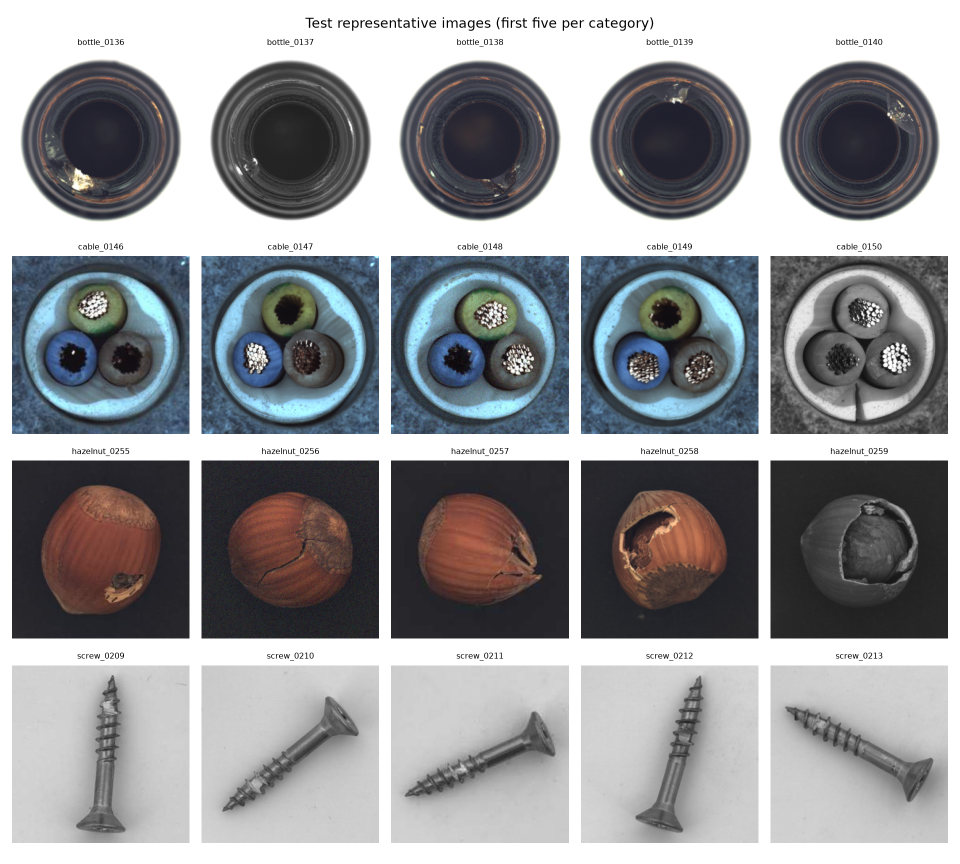
#> input picture defect-vision-industrial-defect-detection-challenge/artifacts/audit/plots/test_montage.png, 1920 x 1728 px, given in place of bottle_0001.png, which was not available (shown at 1/2 size)
$ python final_inference.py
#> lines starting #> are read from the running program, lines starting #| are printed output that depends on the picture; pictures that were not available may be replaced by others from this repository, and a replacement may not be noted
#> (reads defect-vision-industrial-defect-detection-challenge/train.csv from the repository)
#> (reads defect-vision-industrial-defect-detection-challenge/test.csv from the repository)
#> (reads defect-vision-industrial-defect-detection-challenge/reports/candidate_selection.csv from the repository)
### defect-vision-industrial-defect-detection-challenge/src/data_loader.py
"""Robust metadata-driven image loading and preprocessing for DefectVision."""

from __future__ import annotations

from dataclasses import dataclass
from pathlib import Path
from typing import Literal

import numpy as np
import pandas as pd
from PIL import Image, ImageOps


ResizeMode = Literal["letterbox", "center_crop", "stretch"]


@dataclass(frozen=True)
class DataConfig:
    """Explicit, serializable preprocessing settings.

    ``letterbox`` is the Phase 1 default because it retains the complete object
    and avoids discarding potential defects at an edge.  Other modes are made
    explicit for controlled Phase 2 experiments.
    """

    image_size: int = 256
    resize_mode: ResizeMode = "letterbox"
    interpolation: str = "bilinear"
    pad_value: int = 0
    normalize: bool = True
    mean: tuple[float, float, float] = (0.485, 0.456, 0.406)
    std: tuple[float, float, float] = (0.229, 0.224, 0.225)


_INTERPOLATION = {
    "nearest": Image.Resampling.NEAREST,
    "bilinear": Image.Resampling.BILINEAR,
    "bicubic": Image.Resampling.BICUBIC,
    "lanczos": Image.Resampling.LANCZOS,
}


def resolve_image_path(data_root: Path, relative_path: str) -> Path:
    """Resolve a metadata path below ``clips`` without assuming filename IDs."""
    path = (data_root / "clips" / relative_path).resolve()
    clips_root = (data_root / "clips").resolve()
    if clips_root not in path.parents:
        raise ValueError(f"Path escapes clips directory: {relative_path!r}")
    return path


def load_pil_image(path: Path) -> Image.Image:
    """Decode an image, apply EXIF orientation, and return canonical RGB pixels."""
    try:
        with Image.open(path) as source:
#> source is the input picture: PIL image 1920x1728 RGBA; mean R, G, B, A 149.7, 150.6, 153.2, 255
            source.load()  # Surface corruption before returning a copied object.
            return ImageOps.exif_transpose(source).convert("RGB")
    except Exception as exc:  # Keep source filename visible to callers and logs.
        raise RuntimeError(f"Unable to decode image: {path}") from exc


# [33 lines left out: function preprocess_image, not called in this run]


class MetadataImageDataset:
    """Small dependency-free dataset facade that preserves metadata row order."""

    # [10 lines left out: function __init__, not called in this run]

    def __len__(self) -> int:
        return len(self.frame)

    # [11 lines left out: function __getitem__, not called in this run]

### defect-vision-industrial-defect-detection-challenge/src/phase3_benchmark.py
"""Leakage-safe local model portfolio for DefectVision normal-only training.

All synthetic metrics produced here are proxy metrics.  No test labels are
loaded or inferred, and the output is deliberately not a Kaggle submission.
"""

from __future__ import annotations

import argparse
import json
import time
from dataclasses import asdict, dataclass
from datetime import datetime, timezone
from pathlib import Path
from typing import Any

import matplotlib

matplotlib.use("Agg")
import matplotlib.pyplot as plt
import numpy as np
import pandas as pd
import yaml

from src.data_loader import load_pil_image, resolve_image_path
from src.phase2_baseline import add_synthetic_defect, best_f1_threshold, luminance, mean_top_fraction


@dataclass(frozen=True)
class BenchmarkConfig:
    seed: int = 20261019
    folds: int = 3
    image_size: int = 64
    reconstruction_size: int = 32
    tail_fraction: float = 0.01
    patch_size: int = 8
    patch_stride: int = 8
    patch_tail_fraction: float = 0.10
    patch_memory_size: int = 512
    pca_components: int = 24
    target_normal_fpr: float = 0.05
    synthetic_variants: tuple[str, ...] = ("cutout", "scratch", "texture_patch")
    methods: tuple[str, ...] = ("pixel_knn", "global_density", "patch_memory", "pca_reconstruction")


def load_config(path: Path) -> BenchmarkConfig:
    raw = yaml.safe_load(path.read_text(encoding="utf-8")) or {}
    defaults = asdict(BenchmarkConfig())
    defaults.update(raw)
    defaults["synthetic_variants"] = tuple(defaults["synthetic_variants"])
    defaults["methods"] = tuple(defaults["methods"])
    return BenchmarkConfig(**defaults)


def load_image(data_root: Path, relative_path: str, size: int) -> np.ndarray:
    image = load_pil_image(resolve_image_path(data_root, relative_path))
    return np.asarray(image.resize((size, size)), dtype=np.float32) / 255.0
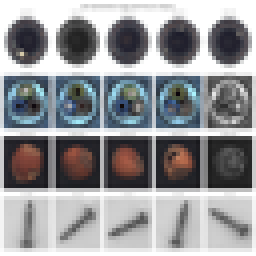
#> returned value: shape (64, 64, 3) float32 (shown 4 times larger); mean of channels 0, 1, 2 0.585, 0.589, 0.599; drawn as R, G, B


# [36 lines left out: functions global_features, patch_features, not called in this run]


class Detector:
    name = "base"

    def fit(self, images: np.ndarray) -> "Detector":
        raise NotImplementedError

    def score(self, images: np.ndarray) -> np.ndarray:
        raise NotImplementedError

    def save(self, path: Path) -> None:
        raise NotImplementedError


class PixelKNN(Detector):
    name = "pixel_knn"

    # [16 lines left out: functions __init__, fit, score, not called in this run]

    def save(self, path: Path) -> None:
        assert self.reference is not None
        np.savez_compressed(path, name=self.name, tail_fraction=self.tail_fraction, reference=self.reference)


class GlobalDensity(Detector):
    name = "global_density"

    # [20 lines left out: functions __init__, fit, score, not called in this run]

    def save(self, path: Path) -> None:
        assert self.mean is not None and self.std is not None and self.precision is not None
        np.savez_compressed(path, name=self.name, shrinkage=self.shrinkage, mean=self.mean, std=self.std, precision=self.precision)


class PatchMemory(Detector):
    name = "patch_memory"

    # [31 lines left out: functions __init__, fit, score, save, not called in this run]


class PCAReconstruction(Detector):
    name = "pca_reconstruction"

    # [56 lines left out: functions __init__, _vectors, fit, score, save, build_detector and 1 more, not called in this run]


def folds(n: int, count: int, seed: int) -> list[np.ndarray]:
    order = np.random.default_rng(seed).permutation(n)
    return list(np.array_split(order, count))


# [277 lines left out: functions roc_auc, average_precision, normal_quantile_ci, run_cv, select_candidate, final_fit_score and 5 more, not called in this run]


# [2 lines that do not run on import are left out]

### defect-vision-industrial-defect-detection-challenge/src/final_inference.py
"""Generate the audited final DefectVision prediction package.

Uses saved Phase 3 models and recalibrates category thresholds from leave-one-out
normal scores so calibration never self-matches an image in its reference bank.
"""
from __future__ import annotations

import argparse
import hashlib
import json
import shutil
import time
from datetime import datetime, timezone
from pathlib import Path

import numpy as np
import pandas as pd

from src.phase3_benchmark import (BenchmarkConfig, PatchMemory, PixelKNN, build_detector, load_config,
                                  load_image, normal_quantile_ci)


def sha256(path: Path) -> str:
    digest = hashlib.sha256()
    with path.open("rb") as handle:
        for block in iter(lambda: handle.read(1 << 20), b""):
            digest.update(block)
    return digest.hexdigest()


def loo_scores(images: np.ndarray, method: str, config: BenchmarkConfig) -> np.ndarray:
    """Normal calibration scores where the scored image is excluded from references."""
    values = []
    for index in range(len(images)):
        keep = np.concatenate([np.arange(index), np.arange(index + 1, len(images))])
        model = build_detector(method, config).fit(images[keep])
        values.append(float(model.score(images[index:index + 1])[0]))
    return np.asarray(values)


def finalise(data_root: Path, output_dir: Path, config_path: Path) -> dict[str, object]:
    started = time.perf_counter()
    config = load_config(config_path)
    train, test = pd.read_csv(data_root / "train.csv"), pd.read_csv(data_root / "test.csv")
    selection = pd.read_csv(data_root / "artifacts" / "phase3" / "candidate_selection.csv")
    if train.label.nunique() != 1:
        raise ValueError("Expected normal-only train labels")
    output_dir.mkdir(parents=True, exist_ok=True)
    calibration_rows, score_rows = [], []
    for chosen in selection.itertuples(index=False):
        category, method = str(chosen.category), str(chosen.method)
        train_cat = train[train.category.eq(category)].reset_index(drop=True)
        test_cat = test[test.category.eq(category)].copy()
        train_images = np.stack([load_image(data_root, path, config.image_size) for path in train_cat.path])
#> call 2 of load_image, with relative_path = 'bottle_0002.png', size = 64
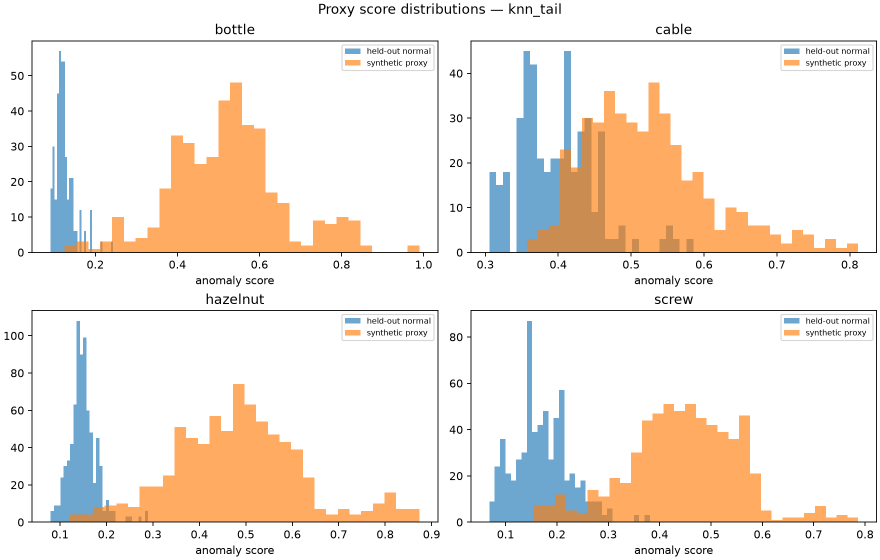
#> input picture defect-vision-industrial-defect-detection-challenge/artifacts/phase2/plots/proxy_score_distributions_knn_tail.png, 1760 x 1120 px, given in place of bottle_0002.png, which was not available (shown at 1/2 size)
#> in load_pil_image, source is the input picture: PIL image 1760x1120 RGBA; mean R, G, B, A 243.2, 234, 225.5, 255
#> in load_image (call 2), `return np.asarray(image.resize((size, size)), dtype=np.float32) / 255.0`:
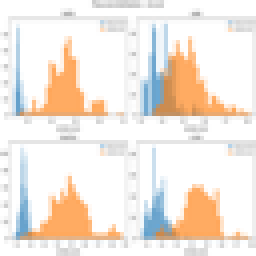
#> returned value: shape (64, 64, 3) float32 (shown 4 times larger); mean of channels 0, 1, 2 0.953, 0.916, 0.883; drawn as R, G, B
        calibration = loo_scores(train_images, method, config)
        if not np.isfinite(calibration).all():
            raise ValueError(f"Non-finite LOO calibration score for {category}")
        threshold, ci_low, ci_high = normal_quantile_ci(calibration, 1 - config.target_normal_fpr, config.seed)
        # Fit exactly once on all permitted normal images for test inference.
        model = build_detector(method, config).fit(train_images)
        test_images = np.stack([load_image(data_root, path, config.image_size) for path in test_cat.path])
        scores = model.score(test_images)
        if not np.isfinite(scores).all():
            raise ValueError(f"Non-finite test score for {category}")
        test_cat["selected_method"] = method
        test_cat["anomaly_score"] = scores
        test_cat["loo_normal_threshold_95pct"] = threshold
        test_cat["candidate_label_numeric"] = (scores >= threshold).astype(int)
        score_rows.append(test_cat)
        calibration_rows.append({"category": category, "method": method, "normal_train_rows": len(train_cat),
                                 "calibration": "leave-one-out normal scores; 95th percentile", "threshold": threshold,
                                 "threshold_ci_low": ci_low, "threshold_ci_high": ci_high,
                                 "loo_estimated_normal_fpr": float((calibration >= threshold).mean()),
                                 "loo_score_median": float(np.median(calibration))})
    scores = pd.concat(score_rows).set_index("id").loc[test.id].reset_index()
    if not scores.id.equals(test.id):
        raise ValueError("Internal test-order mismatch")
    calibration_frame = pd.DataFrame(calibration_rows)
    scores.to_csv(output_dir / "final_prediction_scores.csv", index=False)
    calibration_frame.to_csv(output_dir / "final_calibration.csv", index=False)
    # The sample submission's actual downloaded vocabulary is numeric 0, and the
    # normal-only training label is 0; numeric 1 remains a documented inference.
    submission = scores[["id"]].copy(); submission["label"] = scores.candidate_label_numeric.astype(int)
    submission_path = data_root / "submission.csv"; submission.to_csv(submission_path, index=False)
    digest = sha256(submission_path)
    backup_dir = output_dir / "immutable_submissions"; backup_dir.mkdir(exist_ok=True)
    backup_path = backup_dir / f"submission_{digest}.csv"
    if not backup_path.exists(): shutil.copy2(submission_path, backup_path)
    summary = {"created_utc": datetime.now(timezone.utc).isoformat(), "submission_path": str(submission_path),
               "submission_sha256": digest, "immutable_backup": str(backup_path), "test_rows": len(scores),
               "prediction_counts": {str(key): int(value) for key, value in submission.label.value_counts().sort_index().items()},
               "by_category": scores.groupby("category").candidate_label_numeric.agg(["count", "sum"]).rename(columns={"sum": "predicted_1"}).to_dict(orient="index"),
               "runtime_seconds": time.perf_counter() - started}
    (output_dir / "final_run_summary.json").write_text(json.dumps(summary, indent=2), encoding="utf-8")
    print(json.dumps(summary, indent=2))
    return summary


def main() -> None:
    parser = argparse.ArgumentParser()
    parser.add_argument("--data-root", type=Path, default=Path("."))
    parser.add_argument("--output-dir", type=Path, default=Path("outputs"))
    parser.add_argument("--config", type=Path, default=Path("config/phase3_benchmark.yaml"))
    args = parser.parse_args()
    finalise(args.data_root.resolve(), args.output_dir.resolve(), args.config)


if __name__ == "__main__":
#> (the run stopped early here; a loop or call above may not have finished)
